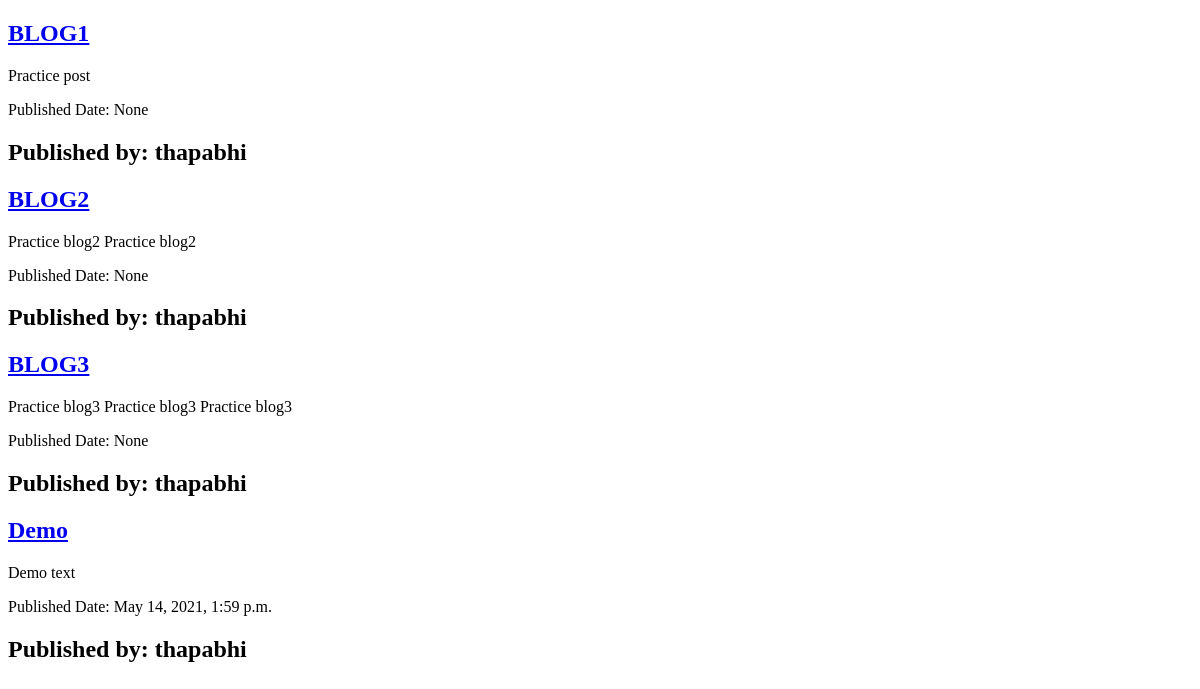
/blog/, run on an earlier commit of the app's database.
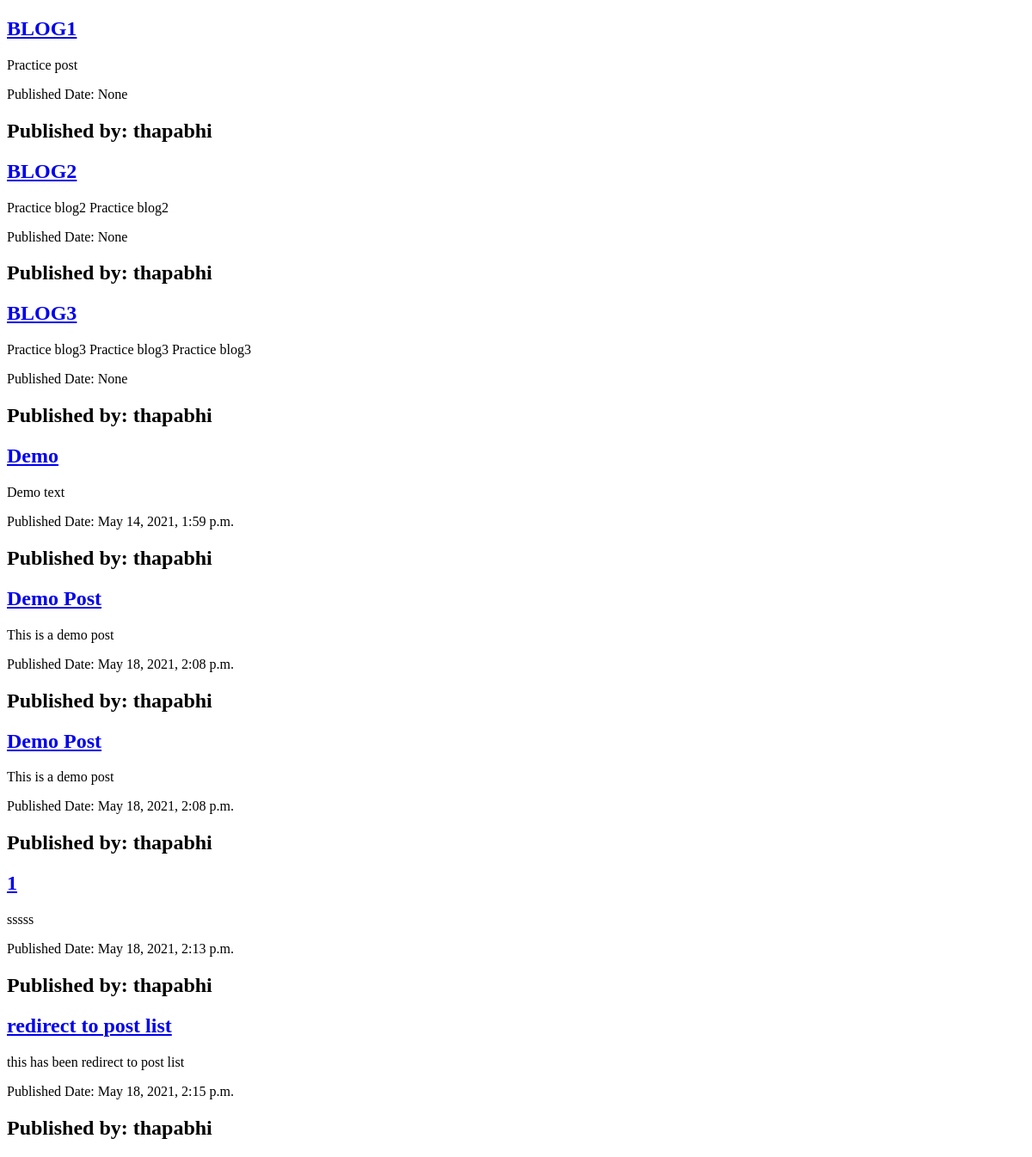
And on a later commit of the database.
### blog/models.py (models this page shows, shortened)
class Post(models.Model):
    author = models.ForeignKey(settings.AUTH_USER_MODEL, on_delete = models.CASCADE)
    title = models.CharField(max_length=200)
    text = models.TextField()
    created_date = models.DateTimeField(default=timezone.now)
    published_date = models.DateTimeField(blank=True, null=True)

### blog/views.py (the view)
# urls.py: path('', views.post_list, name='post_list'),
def post_list(request):
    posts = Post.objects.all()
    return render(request, 'post_list.html', {'posts': posts})

### blog/templates/post_list.html
<!DOCTYPE html>
<html>
<head>
</head>
<body>
    {% for post in posts %}
    <article>
        <h2><a href='#'>{{post.title}}</a></a></h2>
        <p>{{post.text}}</p>
        <time>Published Date: {{post.published_date}}</time>
        <h2>Published by: {{post.author}}</h2>
    </article>
    {% endfor %}
</body>
</html>

What changed in the data, as far as the page shows it:
added Post: title "Demo Post", text "This is a demo post", published_date "May 18, 2021, 2:08 p.m.", author "thapabhi"
added Post: title "Demo Post", text "This is a demo post", published_date "May 18, 2021, 2:08 p.m.", author "thapabhi"
added Post: title "1", text "sssss", published_date "May 18, 2021, 2:13 p.m.", author "thapabhi"
added Post: title "redirect to post list", text "this has been redirect to post list", published_date "May 18, 2021, 2:15 p.m.", author "thapabhi"
